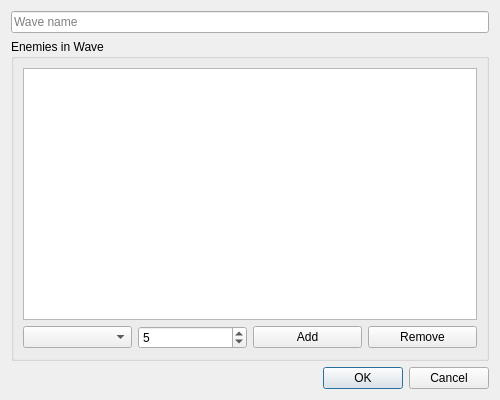
<?xml version="1.0" encoding="UTF-8"?>
<ui version="4.0">
    <class>WaveEditor</class>
    <widget class="QDialog" name="WaveEditor">
        <property name="geometry">
            <rect>
                <x>0</x>
                <y>0</y>
                <width>500</width>
                <height>400</height>
            </rect>
        </property>
        <property name="windowTitle">
            <string>Edit Wave</string>
        </property>
        <layout class="QVBoxLayout" name="verticalLayout">
            <item>
                <widget class="QLineEdit" name="waveNameEdit">
                    <property name="placeholderText">
                        <string>Wave name</string>
                    </property>
                </widget>
            </item>
            <item>
                <widget class="QGroupBox" name="groupBox">
                    <property name="title">
                        <string>Enemies in Wave</string>
                    </property>
                    <layout class="QVBoxLayout" name="verticalLayout_2">
                        <item>
                            <widget class="QListWidget" name="enemiesList"/>
                        </item>
                        <item>
                            <layout class="QHBoxLayout" name="horizontalLayout">
                                <item>
                                    <widget class="QComboBox" name="enemyComboBox"/>
                                </item>
                                <item>
                                    <widget class="QSpinBox" name="countSpinBox">
                                        <property name="minimum">
                                            <number>1</number>
                                        </property>
                                        <property name="maximum">
                                            <number>999</number>
                                        </property>
                                        <property name="value">
                                            <number>5</number>
                                        </property>
                                    </widget>
                                </item>
                                <item>
                                    <widget class="QPushButton" name="addEnemyButton">
                                        <property name="text">
                                            <string>Add</string>
                                        </property>
                                    </widget>
                                </item>
                                <item>
                                    <widget class="QPushButton" name="removeEnemyButton">
                                        <property name="text">
                                            <string>Remove</string>
                                        </property>
                                    </widget>
                                </item>
                            </layout>
                        </item>
                    </layout>
                </widget>
            </item>
            <item>
                <widget class="QDialogButtonBox" name="buttonBox">
                    <property name="orientation">
                        <enum>Qt::Horizontal</enum>
                    </property>
                    <property name="standardButtons">
                        <set>QDialogButtonBox::Cancel|QDialogButtonBox::Ok</set>
                    </property>
                </widget>
            </item>
        </layout>
    </widget>
    <resources/>
    <connections/>
</ui>
